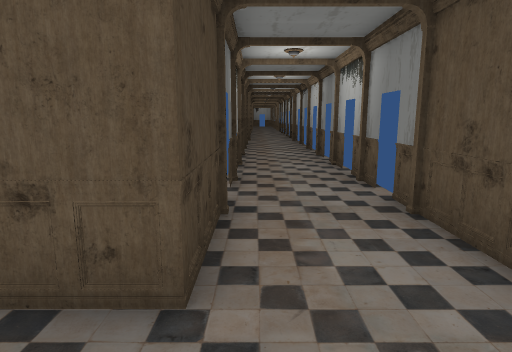
[1] (above)

12 first-person views from a walk through a Unity game level. The camera is 1.5 m above the floor, tilts 10° down and sees 75° across. The floor is counted in squares, 1 m on a side. Each view is taken from the middle of a square. On the plan, view 1 faces up. The plan holds only what a view shows up to about 15 squares ahead; the rest is blank. The place goes on beyond the plan. The player is left out. Door leaves are left out, so doorways stand open.

[2]
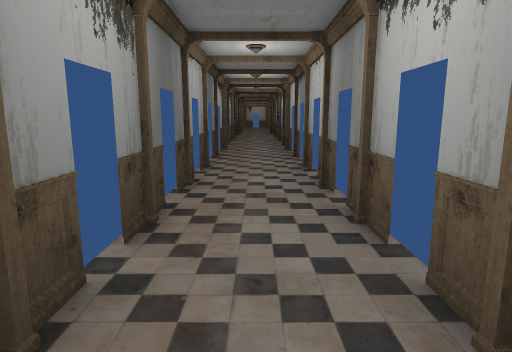

[3]
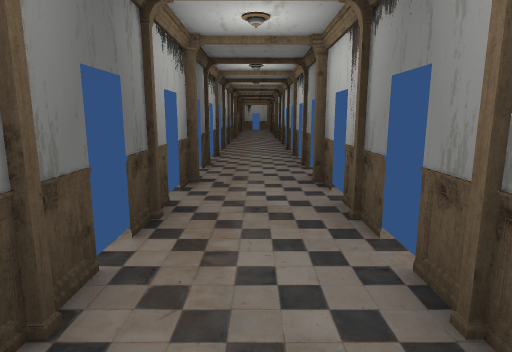

[4]
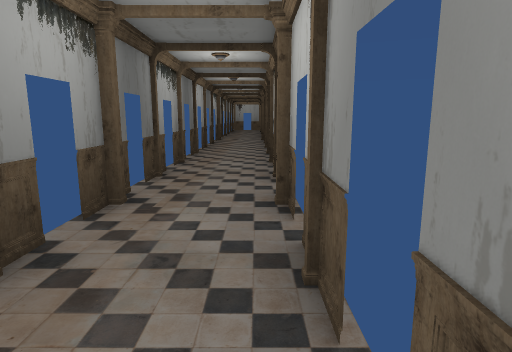

[5]
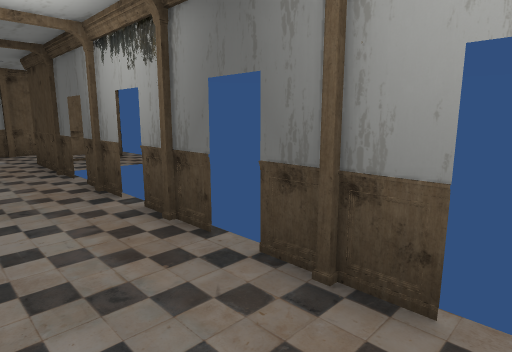

[6]
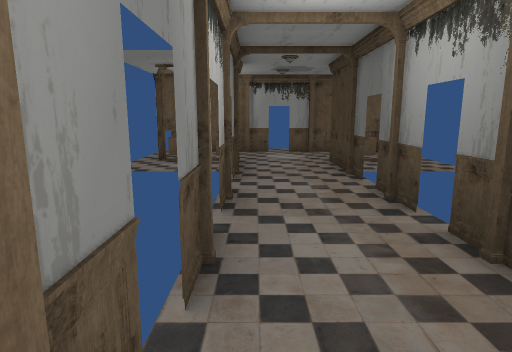

[7]
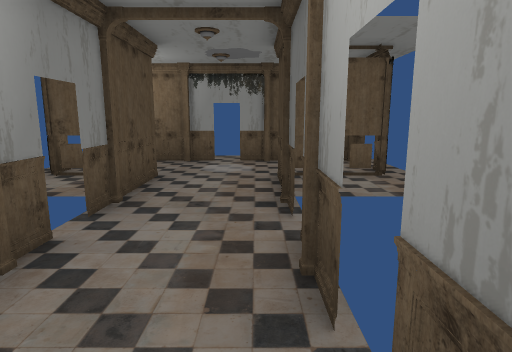

[8]
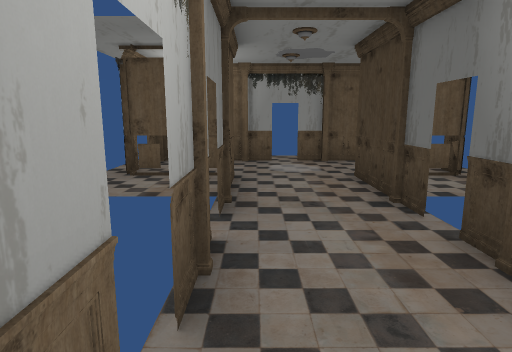

[9]
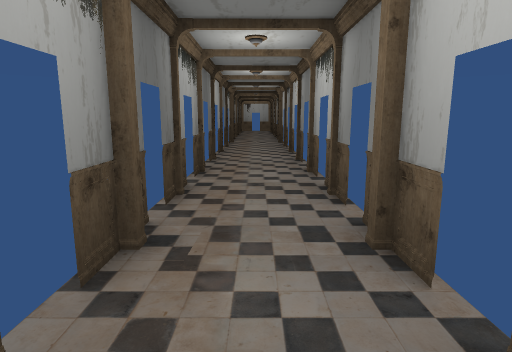

[10]
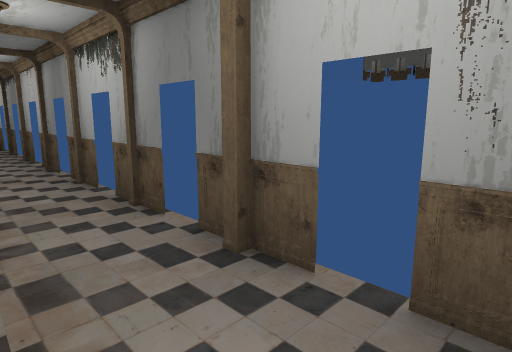

[11]
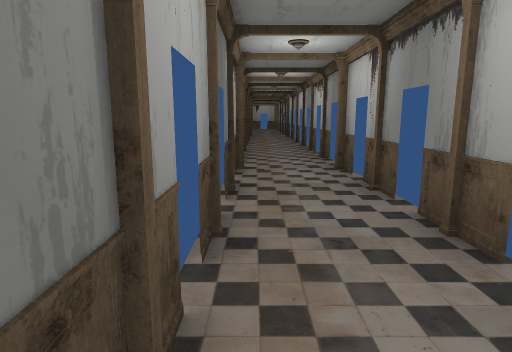

[12]
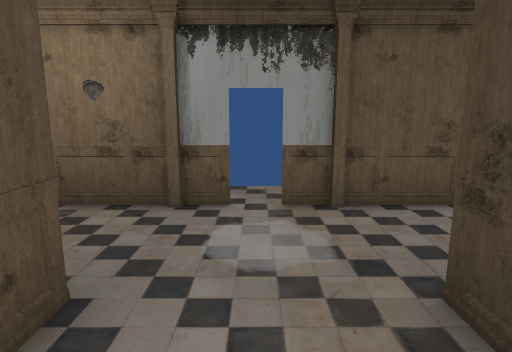

### Floor plan
Points are (right, up) in squares from view 1. A wall is a line through its corners. A room is listed if a view was taken in it or the views show most of it. See-through windows are left out.
Room 1 (views 1, 2, 3, 4, 5, 6, 7, 8, 9, 10, 11, 12)
walls: (-0.6, 14.4) (-0.6, 12.5); (2.6, 15.1) (2.6, 17.1); (2.6, 12.4) (2.6, 14.4); (-0.6, 11.6) (-0.6, 9.6); (-0.6, 17.1) (-0.6, 15.1); (2.6, 10.4) (2.6, 11.6); (2.6, 17.9) (2.6, 19.9); (-0.6, 8.9) (-0.6, 6.9); (-0.6, 19.9) (-0.6, 17.9); (2.6, 20.6) (2.6, 22.8); (2.6, 6.9) (2.6, 8.6); (-0.6, 6.1) (-0.6, 2.4) (-2.1, 2.4); (-0.6, 22.8) (-0.6, 20.6); (2.6, 23.5) (2.6, 25.5); (-0.6, 25.5) (-0.6, 23.5); (2.6, 2.4) (2.6, 6.1); (-3.4, 2.4) (-3.4, 1.3); (2.6, 26.4) (2.6, 28.3); (5.4, 1.3) (5.4, 2.4); (-0.6, 28.3) (-0.6, 26.3); (1.4, -0.7) (5.4, -0.7); (2.6, 29) (2.6, 30.1); (-3.4, -0.7) (0.6, -0.7); (-0.6, 31) (-0.6, 29)
low walls: (2.4, 15.3) (2.5, 16.1); (2.6, 12.6) (2.5, 13.3); (2.6, 15.9) (2.5, 17); (-0.5, 16.9) (-0.6, 15.9); (-0.4, 10.8) (-0.6, 9.9); (2.6, 18) (2.5, 18.8); (2.4, 18.7) (2.6, 19.8); (-0.6, 8.8) (-0.5, 8.1); (-0.5, 21.6) (-0.6, 20.9); (2.6, 4) (2.4, 5.4); (-0.5, 3.4) (-0.6, 2.4); (2.6, 2.6) (2.4, 3.5); (-3.4, 0.5) (-3.4, -0.7); (2.1, -0.5) (3.2, -0.7); (-0.7, -0.5) (0.5, -0.7); (-0.4, -0.6) (0.4, -0.5); (2.1, -0.7) (3.2, -0.6); (5.4, -0.7) (5.4, 0.5)
ways out: opening at (1, -1); open door at (-1, 6.5); open door at (-1, 9.5); open door at (-1, 12); open door at (-1, 15); open door at (-1, 17.5); open door at (-1, 20.5); open door at (-1, 23); open door at (-1, 26); open door at (-1, 28.5); open door at (-1, 31); open door at (3, 6.5); open door at (3, 12); open door at (3, 15); open door at (3, 17.5); open door at (3, 20.5); open door at (3, 23); open door at (3, 28.5); open door at (5.5, 1)

Where each view was taken, in squares from view 1:
view 1: 0 up, 0 right, facing up
view 2: 6 up, 1 right, facing up
view 3: 14 up, 1 right, facing up
view 4: 16 up, 2 right, facing up
view 5: 15 up, 2 right, facing down-left
view 6: 14 up, 2 right, facing down
view 7: 11 up, 0 right, facing down
view 8: 11 up, 2 right, facing down
view 9: 18 up, 1 right, facing up
view 10: 19 up, 0 right, facing up-right
view 11: 12 up, 0 right, facing up
view 12: 5 up, 1 right, facing down
